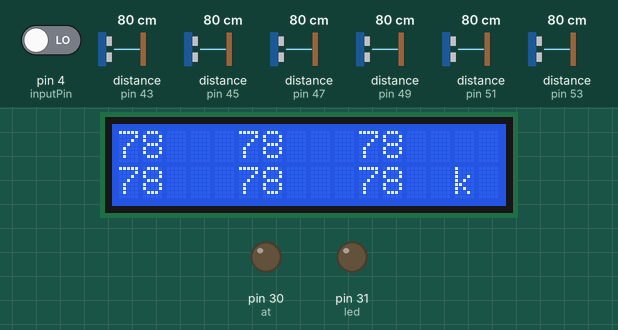
Recording of a sketch running on a simulated Arduino Mega 2560, built with avr-gcc and run on an emulated ATmega2560. Parts: 16×2 character LCD, output pins drawn as LEDs (lit = HIGH). Wiring (inferred from the names in the program): 6 × ultrasonic range finder: trigger pin 42, echo pin 43 / trigger pin 44, echo pin 45 / trigger pin 46, echo pin 47 / trigger pin 48, echo pin 49 / trigger pin 50, echo pin 51 / trigger pin 52, echo pin 53. The test bench sets the inputs (shaded band); at power-on: pin 4 (inputPin) LOW, distance to the obstacle (sensors on pin 43, pin 45, pin 47, pin 49, pin 51, pin 53) 80 cm. The echo pulse lasts 58.3 µs per cm; the modem accepts every AT command (registered, SIM ready, sends succeed) and sends nothing else; pins used as bus, display or sensor lines are not drawn; what the sketch prints to the serial monitor is not drawn.

Above: at 0.2 s.
At 58.38 s:
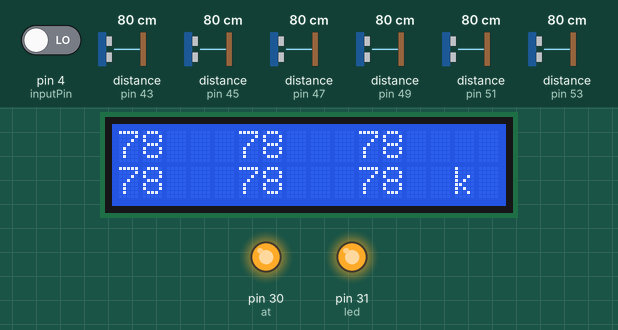
At 124.6 s:
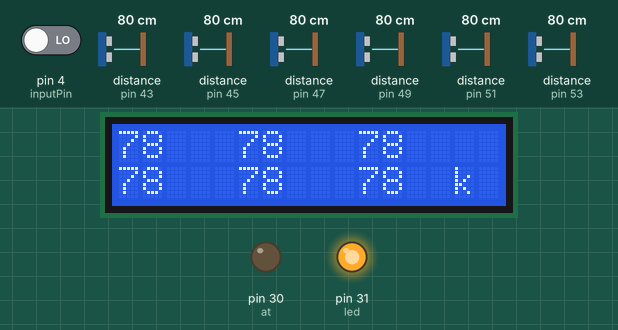
Timing chart, 0 to 126.1 s (numbered marks = the images above):
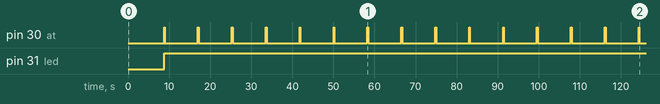

Measured:
- by itself, pin 30 (at): alternates HIGH for 0.20 s and LOW for 8.1 s
- by itself, pin 31 (led): LOW → HIGH at 8.8 s

The sketch:

code_chinh.ino
```cpp
#include <SoftwareSerial.h>
#include <Wire.h>
#include <LiquidCrystal_I2C.h>

// Cấu hình module SIM (RX=2, TX=3)
SoftwareSerial mySerial(2, 3);

LiquidCrystal_I2C lcd(0x3F, 16, 2);

// --- KHAI BÁO CHÂN CẢM BIẾN ---
#define trig1 42 // Chân trig 1
#define echo1 43 // Chân echo 1
#define trig2 44
#define echo2 45
#define trig3 46
#define echo3 47
#define trig4 48
#define echo4 49
#define trig5 50
#define echo5 51
#define trig6 52
#define echo6 53

// --- BIẾN TOÀN CỤC ---
unsigned long duration1; int distance1; // Biến thời gian và khoảng cách 1
unsigned long duration2; int distance2;
unsigned long duration3; int distance3;
unsigned long duration4; int distance4;
unsigned long duration5; int distance5;
unsigned long duration6; int distance6;

int led = 31;
int at = 30; // Chân kích hoạt báo động hoặc Relay
int inputPin = 4; // Chân ngõ tín hiệu vào (PIR)
int pirState = LOW;
int val = 0;

void setup() {
  Serial.begin(9600);
  mySerial.begin(9600); // Giao tiếp với SIM800L

  pinMode(inputPin, INPUT);
  pinMode(at, OUTPUT);
  pinMode(led, OUTPUT);

  // Khởi tạo LCD
  lcd.init();
  lcd.backlight();
  lcd.clear();

  // Khởi tạo chân cảm biến siêu âm
  pinMode(trig1, OUTPUT); pinMode(echo1, INPUT);
  pinMode(trig2, OUTPUT); pinMode(echo2, INPUT);
  pinMode(trig3, OUTPUT); pinMode(echo3, INPUT);
  pinMode(trig4, OUTPUT); pinMode(echo4, INPUT);
  pinMode(trig5, OUTPUT); pinMode(echo5, INPUT);
  pinMode(trig6, OUTPUT); pinMode(echo6, INPUT);
}

void loop() {
  // Đọc dữ liệu từ 6 cảm biến
  docb1();
  docb2();
  docb3();
  docb4();
  docb5();
  docb6();

  // Đọc cảm biến chuyển động (PiR)
  val = digitalRead(inputPin);

  lcd.clear(); // Xóa màn hình trước khi in mới

  lcd.setCursor(0, 0); lcd.print(distance1);
  lcd.setCursor(5, 0); lcd.print(distance2);
  lcd.setCursor(10, 0); lcd.print(distance3);

  lcd.setCursor(0, 1); lcd.print(distance4);
  lcd.setCursor(5, 1); lcd.print(distance5);
  lcd.setCursor(10, 1); lcd.print(distance6);

  lcd.setCursor(14, 1);
  if (val == HIGH) {
    lcd.print("cd"); // Có chuyển động
  } else {
    lcd.print("k");  // Không chuyển động
  }

  delay(600); // Delay hiển thị

  // --- LOGIC XỬ LÝ BÁO ĐỘNG ---
  // Điều kiện kiểm tra: Nếu khoảng cách < 25cm HOẶC > 35cm (vùng bất thường) HOẶC có chuyển động
  if (distance1 < 25 || distance2 < 25 || distance3 < 25 || distance4 < 25 || distance5 < 25 || distance6 < 25 ||
      distance1 > 35 || distance2 > 35 || distance3 > 35 || distance4 > 35 || distance5 > 35 || distance6 > 35 ||
      val == HIGH)
  {
      delay(1000); // Chờ xác nhận

      // Đọc lại lần nữa để chắc chắă
      val = digitalRead(inputPin);
      docb1(); docb2(); docb3(); docb4(); docb5(); docb6();

      // Kiểm tra lại điều kiện lần 2
      if (distance1 < 25 || distance2 < 25 || distance3 < 25 || distance4 < 25 || distance5 < 25 || distance6 < 25 ||
          distance1 > 35 || distance2 > 35 || distance3 > 35 || distance4 > 35 || distance5 > 35 || distance6 > 35 ||
          val == HIGH)
      {
          // Vòng lặp chờ xử lý báo động
          while (distance1 < 25 || distance2 < 25 || distance3 < 25 || distance4 < 25 || distance5 < 25 || distance6 < 25 ||
                 distance1 > 35 || distance2 > 35 || distance3 > 35 || distance4 > 35 || distance5 > 35 || distance6 > 35 ||
                 val == HIGH)
          {
              goidien(); // Gọi điện thoại cảnh báo
              digitalWrite(led, HIGH); // Bật đèn báo

              // Kích hoạt chân 'at' (coi /re lay)
              digitalWrite(at, HIGH);
              delay(200);
              digitalWrite(at, LOW);

              // Cập nhật lại giá trị cảm biến trong vòng lặp
              docb1(); docb2(); docb3(); docb4(); docb5(); docb6();
              val = digitalRead(inputPin);
              delay(1000);
          }
      }
  }
  else
  {
      // Trạng thái bình thường
      digitalWrite(at, LOW);
      delay(500);
      digitalWrite(led, LOW);
  }
}

// --- CÁC CHƯƠNG TRÌ NH CON ĐỌC CẢM BIẾN ---

void docb1() {
  digitalWrite(trig1, LOW); delayMicroseconds(2);
  digitalWrite(trig1, HIGH); delayMicroseconds(5);
  digitalWrite(trig1, LOW);
  duration1 = pulseIn(echo1, HIGH);
  distance1 = int(duration1 / 2 / 29.412);
}

void docb2() {
  digitalWrite(trig2, LOW); delayMicroseconds(2);
  digitalWrite(trig2, HIGH); delayMicroseconds(5);
  digitalWrite(trig2, LOW);
  duration2 = pulseIn(echo2, HIGH);
  distance2 = int(duration2 / 2 / 29.412);
}

void docb3() {
  digitalWrite(trig3, LOW); delayMicroseconds(2);
  digitalWrite(trig3, HIGH); delayMicroseconds(5);
  digitalWrite(trig3, LOW);
  duration3 = pulseIn(echo3, HIGH);
  distance3 = int(duration3 / 2 / 29.412);
}

void docb4() {
  digitalWrite(trig4, LOW); delayMicroseconds(2);
  digitalWrite(trig4, HIGH); delayMicroseconds(5);
  digitalWrite(trig4, LOW);
  duration4 = pulseIn(echo4, HIGH);
  distance4 = int(duration4 / 2 / 29.412);
}

void docb5() {
  digitalWrite(trig5, LOW); delayMicroseconds(2);
  digitalWrite(trig5, HIGH); delayMicroseconds(5);
  digitalWrite(trig5, LOW);
  duration5 = pulseIn(echo5, HIGH);
  distance5 = int(duration5 / 2 / 29.412);
}

void docb6() {
  digitalWrite(trig6, LOW); delayMicroseconds(2);
  digitalWrite(trig6, HIGH); delayMicroseconds(5);
  digitalWrite(trig6, LOW);
  duration6 = pulseIn(echo6, HIGH);
  distance6 = int(duration6 / 2 / 29.412);
}

// --- CHƯƠNG TRÌNH CON  GỌI ĐIỆN ---
void goidien() {
  // Lệnh AT để gọi điện
  mySerial.println("ATD+84963118387;"); // Số điện thoại trong ảnh
  Serial.println("dang goi");
  delay(7000); // Chờ 7 giây cho cuộc gọi kết nối
  mySerial.println();
}
```
